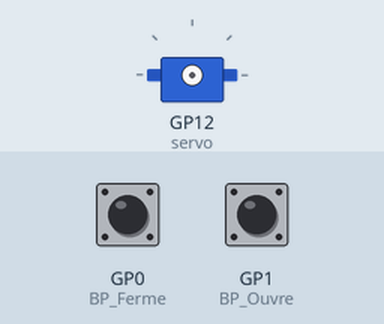
Bench run of a program on a simulated Raspberry Pi Pico running MicroPython. On the bench: servo. Inputs (shaded band) come from the test bench; at power-on: GP0 (BP_Ferme) HIGH, GP1 (BP_Ouvre) HIGH. Servo angles are drawn from the pulse width (0.5 ms = 0°, 2.5 ms = 180°).

Above: at 1.2 s.
1.3 s: GP0 (BP_Ferme) pulled LOW for 0.15 s
2.9 s: GP1 (BP_Ouvre) pulled LOW for 0.15 s
At 4.1 s:
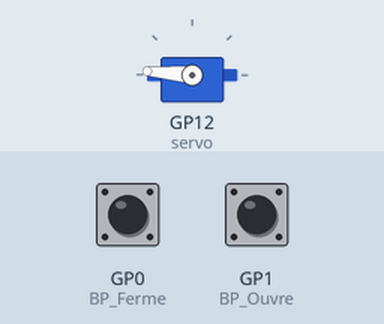
4.5 s: GP0 (BP_Ferme) pulled LOW for 1 s
At 5.4 s:
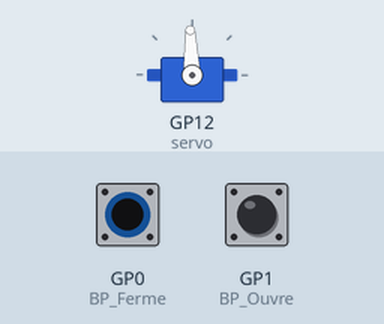
7.0 s: GP1 (BP_Ouvre) pulled LOW for 1 s
At 7.4 s:
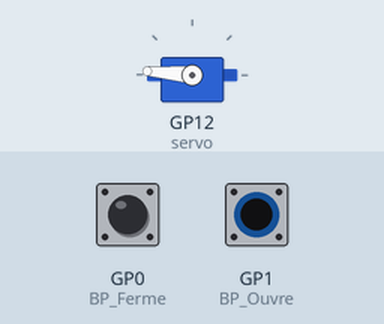
Timing chart, 0 to 10.0 s (numbered marks = the images above; inputs shaded):
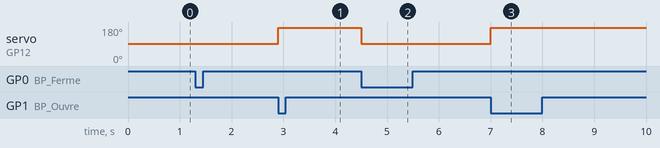

The program:

260127_serre_servo_simple.py
```python
# Pilotage d'un servo-moteur SG90 pour lever  le capot de la serre
# on va donner une impulsion au servo-moteur et il va tourner d'un certain angle
# l'asservissement de la position est géré par l'électronique du servo moteur
# on va le commander avec les boutons poussoirs ouvrir et fermer
# l'angle est déterminé à l'avance, une valeur pour ouvert et une valeur pour fermé


#initialisation
from machine import Pin, PWM #import des fonctions que l'on a besoin à partir des modules "machine, time,..."

from time import sleep_ms

# initialisation des boutons, N° du GPIO, Pin en entrée, Pin mis à 3.3V (tension haute)
#le niveau de tension sur l'entrée du GPIO va baisser à 0V lorsque l'on va appuyer sur le BP
BP_Ferme = Pin(0, machine.Pin.IN, Pin.PULL_UP) # bouton de gauche
BP_Ouvre = Pin(1, machine.Pin.IN, Pin.PULL_UP) # bouton de droite

servo = PWM(Pin(12))# initialisation de la commande du PWM sur le Pin GPIO17

servo.freq(50) #PWM à 50 hertz fréquence fixe, soit 20ms de temps de cycle, après il faut faire
# varier le rapport cyclique pour changer l'angle du servo


while True:
    if BP_Ouvre.value() == 0:

        Pulse = 8000
        servo.duty_u16(Pulse)

    if BP_Ferme.value() == 0:
        Pulse = 5000
        servo.duty_u16(Pulse)

    sleep_ms(100)

# si l'on appuie deux fois de suite sur 1 des boutons, la consigne ne change pas donc le servo moteur ne bouge pas
```

Measured:
- after the input at 2.9 s, servo on GP12 (servo): 92° → 175° at once
- after the input at 4.5 s, servo on GP12 (servo): 175° → 92° at once
- after the input at 7.0 s, servo on GP12 (servo): 92° → 175° at once
